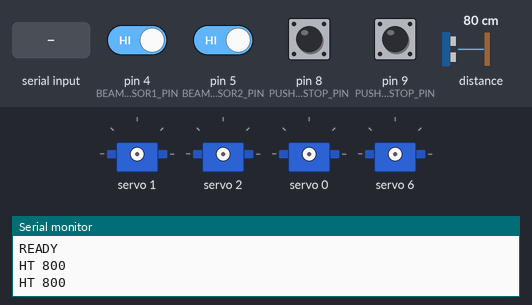
Simulated run of this sketch. Board: Arduino Uno, built with avr-gcc and run on an emulated ATmega328P. On the bench: 4 × servo, the last lines printed to the serial monitor. Inputs (shaded band) come from the test bench; at power-on: pin 4 (BEAM_SENSOR1_PIN), pin 5 (BEAM_SENSOR2_PIN), pin 8 (PUSHER1_ENDSTOP_PIN), pin 9 (PUSHER2_ENDSTOP_PIN) HIGH, distance to the obstacle 80 cm.

Above: at 1.2 s.
1.3 s: "POS 1\n" received over Serial
At 2.25 s:
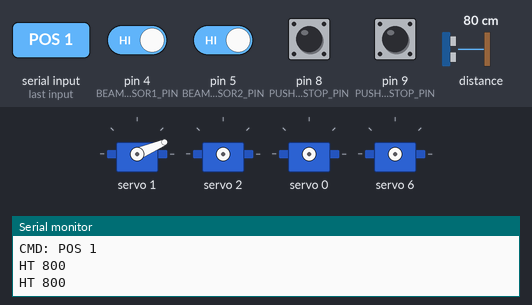
At 3.6 s:
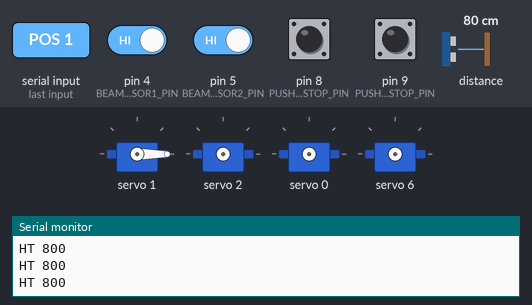
4.4 s: pin 8 (PUSHER1_ENDSTOP_PIN) pulled LOW for 0.15 s
6.0 s: "POS\n" received over Serial
At 8.3 s:
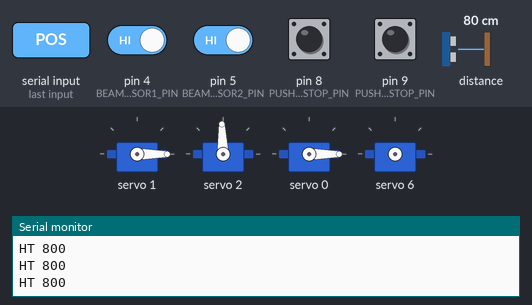
9.1 s: pin 9 (PUSHER2_ENDSTOP_PIN) pulled LOW for 0.15 s
Timing chart, 0 to 12.1 s (numbered marks = the images above; inputs shaded):
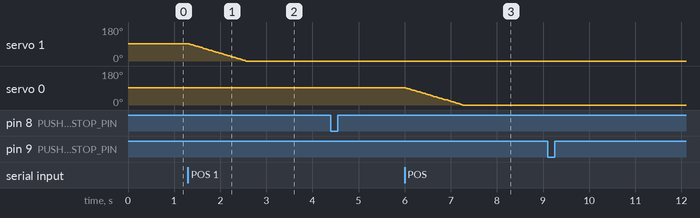

Measured:
- after the input at 1.3 s, servo 1: moves from 91° to 0° over 1.2 s, starting at once
- after the input at 6.0 s, servo 0: moves from 91° to 0° over 1.2 s, starting at once

The sketch:

Handmatige_Besturing_Arduino_UPDATED.ino
```cpp
#include <Wire.h>
#include <VL53L1X.h>
#include <Adafruit_PWMServoDriver.h>

Adafruit_PWMServoDriver pwm = Adafruit_PWMServoDriver();
VL53L1X sensor;

struct ServoAction {
  unsigned long startTime;
  unsigned long duration;
  int active;
};

ServoAction servoActions[16];  // Max 16 servo's

struct FlipperMove {
  int servoNum;
  int startPulse;
  int targetPulse;
  unsigned long startTime;
  unsigned long duration;
  bool active;
};

FlipperMove flipperMoves[16];  // Max 16 flippers tegelijk

// Stopwaarden
#define SERVO_STOP_DEFAULT  365
#define SERVO_STOP_SERVO5   367
#define SERVO_STOP_SERVO6   366
#define SERVO_STOP_SERVO7   368

#define SERVO_PWM_MOVE      200
#define POS_MIN             90
#define POS_MAX             530

// --- Sensor pinmapping ---
#define PUSHER1_ENDSTOP_PIN 8    // NC
#define PUSHER2_ENDSTOP_PIN 9    // NC
#define BEAM_SENSOR1_PIN    4    // NO (LOW = gebroken)
#define BEAM_SENSOR2_PIN    5    // NO

int custom_pwm[9] = {
  SERVO_STOP_DEFAULT,  // 0 - Lopende Band 1
  SERVO_STOP_DEFAULT,  // 1 - Draaitafel 1
  SERVO_STOP_SERVO5,   // 2 - Pusher 1
  SERVO_STOP_DEFAULT,  // 3 - L1 (positioneel)
  SERVO_STOP_DEFAULT,  // 4 - L2 (positioneel)
  SERVO_STOP_SERVO5,   // 5 - Lopende Band 2 (gekalibreerd)
  SERVO_STOP_SERVO6,   // 6 - Pusher 2 (gekalibreerd)
  SERVO_STOP_SERVO7,   // 7 - Draaitafel 2 (aparte waarde)
  SERVO_STOP_DEFAULT   // 8 - Reserve / toekomstig gebruik
};

String inputString = "";
bool lastEndstop1 = false;
bool lastEndstop2 = false;
bool lastBeam1 = false;
bool lastBeam2 = false;

unsigned long lastHeightSendTime = 0;

void setup() {
  Serial.begin(9600);
  Wire.begin();
  pwm.begin();
  pwm.setPWMFreq(60);

  pinMode(PUSHER1_ENDSTOP_PIN, INPUT_PULLUP);
  pinMode(PUSHER2_ENDSTOP_PIN, INPUT_PULLUP);
  pinMode(BEAM_SENSOR1_PIN, INPUT_PULLUP);
  pinMode(BEAM_SENSOR2_PIN, INPUT_PULLUP);

  lastEndstop1 = digitalRead(PUSHER1_ENDSTOP_PIN) == HIGH;
  lastEndstop2 = digitalRead(PUSHER2_ENDSTOP_PIN) == HIGH;
  lastBeam1 = digitalRead(BEAM_SENSOR1_PIN) == LOW;
  lastBeam2 = digitalRead(BEAM_SENSOR2_PIN) == LOW;

  sensor.setTimeout(500);
  if (!sensor.init()) {
    Serial.println("Sensor init mislukt!");
    while (true);
  }

  sensor.setDistanceMode(VL53L1X::Long);
  sensor.setMeasurementTimingBudget(50000);
  sensor.startContinuous(50);

  Serial.println("READY");
}

void loop() {
  updateHeight();
  checkBeamSensors();
  checkEndstops();
  handleSerial();
  handleServoActions();
  handleFlipperMoves();
}

void updateHeight() {
  if (millis() - lastHeightSendTime >= 500) {
    uint16_t d = sensor.read();
    if (!sensor.timeoutOccurred()) {
      Serial.print("HT ");
      Serial.println(d);
    }
    lastHeightSendTime = millis();
  }
}

void checkBeamSensors() {
  bool currentBeam1 = digitalRead(BEAM_SENSOR1_PIN) == LOW;
  bool currentBeam2 = digitalRead(BEAM_SENSOR2_PIN) == LOW;

  if (currentBeam1 != lastBeam1) {
    lastBeam1 = currentBeam1;
    Serial.println(currentBeam1 ? "b11" : "b10");
  }
  if (currentBeam2 != lastBeam2) {
    lastBeam2 = currentBeam2;
    Serial.println(currentBeam2 ? "b21" : "b20");
  }
}

void checkEndstops() {
  bool current1 = digitalRead(PUSHER1_ENDSTOP_PIN) == HIGH;
  bool current2 = digitalRead(PUSHER2_ENDSTOP_PIN) == HIGH;

  if (!lastEndstop1 && current1) {
    if (servoActions[2].active != 1) {
      pwm.setPWM(2, 0, custom_pwm[2]);
      servoActions[2].active = 0;  // Reset action state
    }
    Serial.println("STOP2");
  }
  if (lastEndstop1 && !current1) {
    Serial.println("GO2");
  }

  if (!lastEndstop2 && current2) {
    if (servoActions[6].active != 1) {
      pwm.setPWM(6, 0, custom_pwm[6]);
      servoActions[6].active = 0;  // Reset action state
    }
    Serial.println("STOP6");
  }
  if (lastEndstop2 && !current2) {
    Serial.println("GO6");
  }

  lastEndstop1 = current1;
  lastEndstop2 = current2;
}

void handleSerial() {
  while (Serial.available()) {
    char inChar = (char)Serial.read();
    if (inChar == '\n' || inChar == '\r') {
      processCommand(inputString);
      inputString = "";
    } else {
      inputString += inChar;
    }
  }
}

void processCommand(String cmd) {
  cmd.trim();
  if (cmd.length() == 0) return;

  Serial.print("CMD: ");
  Serial.println(cmd);

  if (cmd.startsWith("SET")) {
    int s1 = cmd.indexOf(' ');
    int s2 = cmd.indexOf(' ', s1 + 1);
    int s3 = cmd.indexOf(' ', s2 + 1);
    int servoNum = cmd.substring(s1 + 1, s2).toInt();

    String action;
    int duration = 0;

    if (s3 > 0) {
      action = cmd.substring(s2 + 1, s3);
      duration = cmd.substring(s3 + 1).toInt();
    } else {
      action = cmd.substring(s2 + 1);
    }

    if (action == "FWD") {
      if (servoNum == 2 || servoNum == 6) {
        pwm.setPWM(servoNum, 0, SERVO_PWM_MOVE);
        servoActions[servoNum] = { millis(), (unsigned long)(duration > 0 ? duration : 500), 1 };
      } else if (servoNum == 0 || servoNum == 5) {
        pwm.setPWM(servoNum, 0, 730 - SERVO_PWM_MOVE);
      }
    } else if (action == "REV") {
      if (servoNum == 2 || servoNum == 6) {
        pwm.setPWM(servoNum, 0, 730 - SERVO_PWM_MOVE);
        servoActions[servoNum].active = -1;
      } else if (servoNum == 0 || servoNum == 5) {
        pwm.setPWM(servoNum, 0, SERVO_PWM_MOVE);
      }
    } else if (action == "STOP") {
      pwm.setPWM(servoNum, 0, custom_pwm[servoNum]);
      servoActions[servoNum].active = 0;
    }
  }

  else if (cmd.startsWith("POS")) {
    int s1 = cmd.indexOf(' ');
    int s2 = cmd.indexOf(' ', s1 + 1);
    int servoNum = cmd.substring(s1 + 1, s2).toInt();
    int degrees = cmd.substring(s2 + 1).toInt();
    degrees = constrain(degrees, 0, 210);
    int targetPulse = map(degrees, 0, 180, POS_MIN, POS_MAX);

    int currentPulse = custom_pwm[servoNum];
    flipperMoves[servoNum] = {
      servoNum,
      currentPulse,
      targetPulse,
      millis(),
      1500,
      true
    };
  }

  else if (cmd.startsWith("CAL")) {
    int s1 = cmd.indexOf(' ');
    int s2 = cmd.indexOf(' ', s1 + 1);
    int servoNum = cmd.substring(s1 + 1, s2).toInt();
    int pwmVal = cmd.substring(s2 + 1).toInt();
    if (pwmVal >= 100 && pwmVal <= 530) {
      custom_pwm[servoNum] = pwmVal;
    }
  }

  else if (cmd.startsWith("ROTATE")) {
    int s1 = cmd.indexOf(' ');
    int s2 = cmd.indexOf(' ', s1 + 1);
    int s3 = cmd.indexOf(' ', s2 + 1);
    int servoNum = cmd.substring(s1 + 1, s2).toInt();
    int degrees = cmd.substring(s2 + 1, s3).toInt();
    String dir = cmd.substring(s3 + 1);
    int timeMs = map(abs(degrees), 0, 360, 0, 1560);
    int pwmVal = SERVO_PWM_MOVE;

    if (dir == "FWD") pwm.setPWM(servoNum, 0, 730 - pwmVal);
    else if (dir == "REV") pwm.setPWM(servoNum, 0, pwmVal);
    else return;

    servoActions[servoNum] = { millis(), (unsigned long)timeMs, true };
  }
}

void handleServoActions() {
  for (int i = 0; i < 16; i++) {
    if (servoActions[i].active == -1) {
      if (i == 2 && digitalRead(PUSHER1_ENDSTOP_PIN) == HIGH) {
        pwm.setPWM(i, 0, custom_pwm[i]);
        servoActions[i].active = 0;
      } else if (i == 6 && digitalRead(PUSHER2_ENDSTOP_PIN) == HIGH) {
        pwm.setPWM(i, 0, custom_pwm[i]);
        servoActions[i].active = 0;
      }
    } else if (servoActions[i].active == 1) {
      if (millis() - servoActions[i].startTime >= servoActions[i].duration) {
        pwm.setPWM(i, 0, custom_pwm[i]);
        servoActions[i].active = 0;
      }
    }
  }
}

void handleFlipperMoves() {
  for (int i = 0; i < 16; i++) {
    if (!flipperMoves[i].active) continue;

    unsigned long elapsed = millis() - flipperMoves[i].startTime;
    if (elapsed >= flipperMoves[i].duration) {
      pwm.setPWM(i, 0, flipperMoves[i].targetPulse);
      custom_pwm[i] = flipperMoves[i].targetPulse;
      flipperMoves[i].active = false;
    } else {
      float t = (float)elapsed / flipperMoves[i].duration;
      int interp = flipperMoves[i].startPulse + (flipperMoves[i].targetPulse - flipperMoves[i].startPulse) * t;
      pwm.setPWM(i, 0, interp);
    }
  }
}
```
